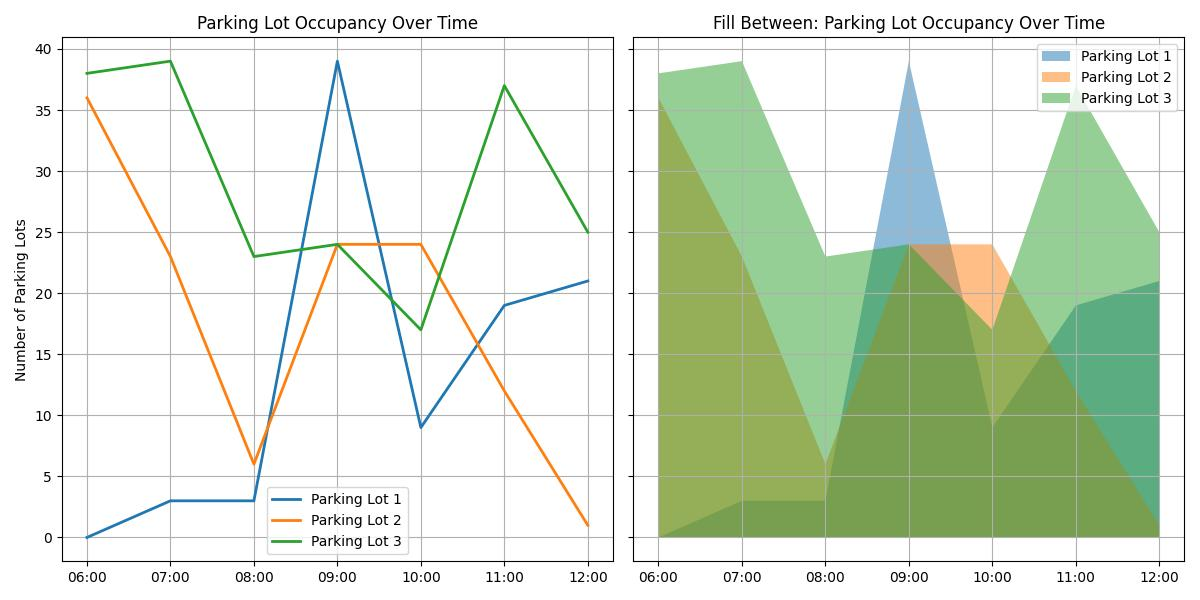

Source code (Python):
import matplotlib.pyplot as plt
import numpy as np
import pandas as pd
import matplotlib.dates as mdates

# Example data: Times and parking lot occupancy
np.random.seed(0)
times = pd.date_range('2023-01-01 06:00', periods=7, freq='H')
parking_lot_1 = np.random.randint(0, 40, size=(7,))
parking_lot_2 = np.random.randint(0, 40, size=(7,))
parking_lot_3 = np.random.randint(0, 40, size=(7,))

fig, (ax1, ax2) = plt.subplots(1, 2, sharex=True, sharey=True, figsize=(12, 6))

# Plot for parking lot occupancy with specific time format
ax1.plot(times, parking_lot_1, lw=2, label='Parking Lot 1')
ax1.plot(times, parking_lot_2, lw=2, label='Parking Lot 2')
ax1.plot(times, parking_lot_3, lw=2, label='Parking Lot 3')
ax1.set_ylabel('Number of Parking Lots')
ax1.legend()
ax1.grid(True)
ax1.set_title('Parking Lot Occupancy Over Time')

# Settings for the time axis
ax1.xaxis.set_major_locator(mdates.HourLocator(interval=1))  # Hourly locator
ax1.xaxis.set_major_formatter(mdates.DateFormatter('%H:00'))  # Set time format

# Fill Between plot for parking lot occupancy with specific time format
parking_lot_min = min(parking_lot_1.min(), parking_lot_2.min(), parking_lot_3.min())
ax2.fill_between(times, parking_lot_min, parking_lot_1, alpha=0.5, label='Parking Lot 1')
ax2.fill_between(times, parking_lot_min, parking_lot_2, alpha=0.5, label='Parking Lot 2')
ax2.fill_between(times, parking_lot_min, parking_lot_3, alpha=0.5, label='Parking Lot 3')
ax2.legend()
ax2.grid(True)
ax2.set_title('Fill Between: Parking Lot Occupancy Over Time')

# Setting for time axis
ax2.xaxis.set_major_locator(mdates.HourLocator(interval=1))  # Hourly locator
ax2.xaxis.set_major_formatter(mdates.DateFormatter('%H:00'))  # Set time format

plt.tight_layout()
plt.show()
plt.savefig('fill_between.jpg')
